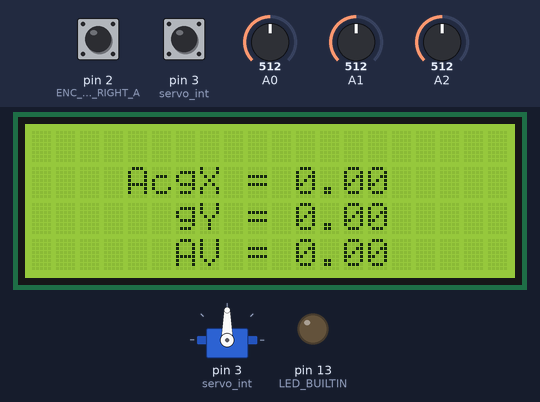
The sketch below on a simulated Arduino Uno, built with avr-gcc and run on an emulated ATmega328P. Shown: servo, 20×4 character LCD, output pins drawn as LEDs (lit = HIGH). The test bench sets the inputs (shaded band); at power-on: A0 = 512, A1 = 512, pin 2 (ENC_IN_RIGHT_A) HIGH, pin 3 (servo_int) HIGH, A2 = 512. What the sketch prints to the serial monitor is not drawn.

Above: at 3.2 s.
3.3 s: A0 set to 804
At 3.7 s:
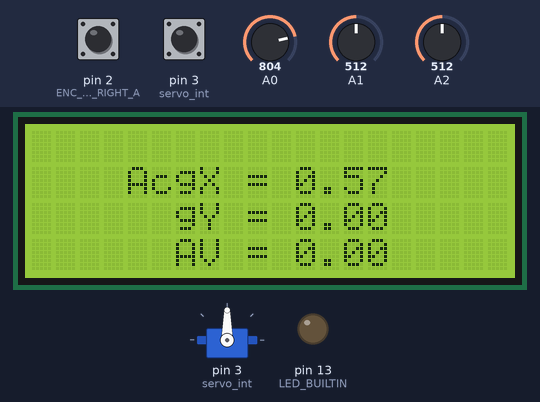
4.8 s: A0 set to 834
At 6.0 s:
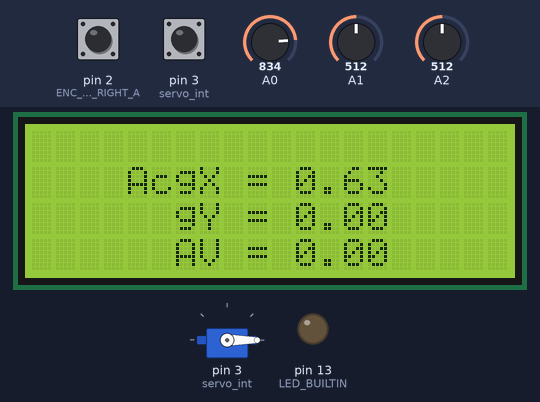
6.3 s: A1 set to 716
At 7.1 s:
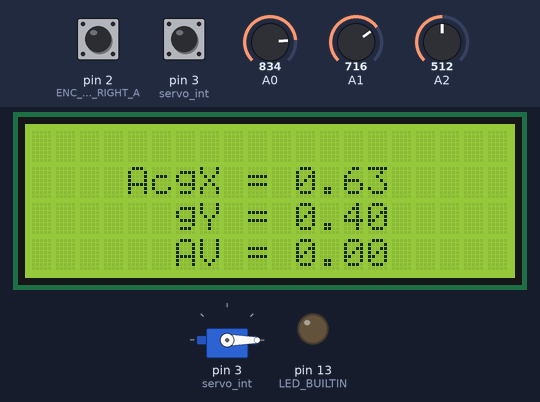
7.8 s: A1 set to 900
At 8.3 s:
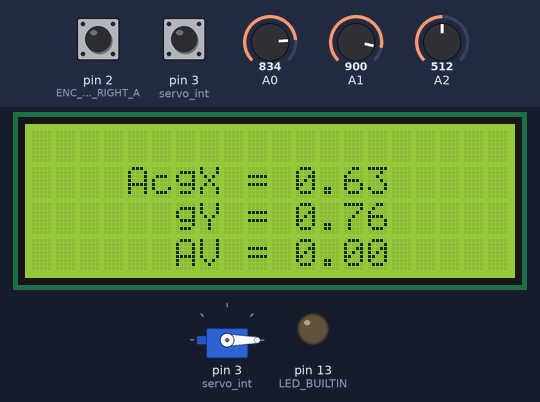
9.3 s: A0 set to 900
At 10.5 s:
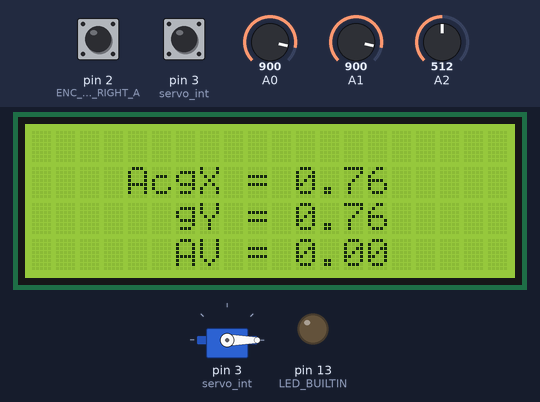
10.8 s: A1 set to 1023
At 11.8 s:
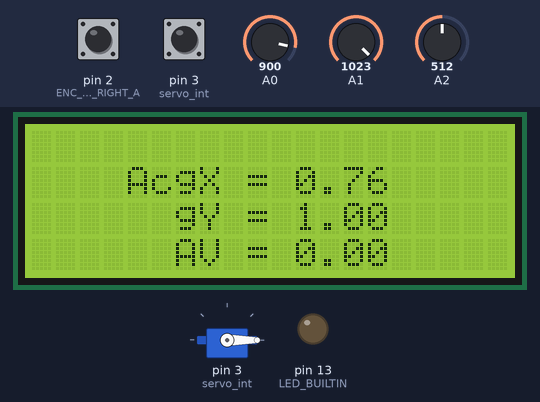
Timing chart, 0 to 13.3 s (numbered marks = the images above; inputs shaded):
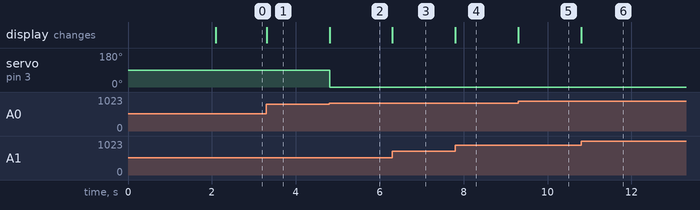

The sketch:

final.ino
```cpp
// servo acts as actuator
// mpu 6050 for roll and deaccleration sensor
// encoder for speed of webbing detection
// extra led for tp and testing

// Deacc code init
double kp = 2;
double ki = 5;
double kd = 1000;

unsigned long currentTime, previousTime;
double elapsedTime;
double error;
double lastError;
double input, output, setPoint;
double cumError, rateError;


// servo
#include<Servo.h>

Servo myservo; // create servo object to control a servo
volatile int pos; //position of servo
#define servo_int 3

// display
#include <LiquidCrystal.h>
double x, y, z, dr;
LiquidCrystal lcd(8, 12, 9, 5, 6, 7);


// stepper
#include<Stepper.h>
const int spr = 200;
//Stepper steper(spr, 8, 9, 10, 11);

// encoder code initilzation
//these pins can not be changed 2/3 are special pins
//int encoderPin1 = 8;
//int encoderPin2 = 9;

//volatile int lastEncoded = 0;
//volatile long encoderValue = 0;

//long lastencoderValue = 0;

//int lastMSB = 0;
//int lastLSB = 0;

//encoder
#define ENC_COUNT_REV 620

// Encoder output to Arduino Interrupt pin. Tracks the pulse count.
#define ENC_IN_RIGHT_A 2

// Other encoder output to Arduino to keep track of wheel direction
// Tracks the direction of rotation.
#define ENC_IN_RIGHT_B 4

// True = Forward; False = Reverse
boolean Direction_right = true;

// Keep track of the number of right wheel pulses
volatile long right_wheel_pulse_count = 0;

// One-second interval for measurements
int interval = 1000;

// Counters for milliseconds during interval
long previousMillis = 0;
long currentMillis = 0;

// Variable for RPM measuerment
float rpm_right = 0;

// Variable for angular velocity measurement
float ang_velocity_right = 0;
float ang_velocity_right_deg = 0;

const float rpm_to_radians = 0.10471975512;
const float rad_to_deg = 57.29578;

void setup() {
  //servo
  myservo.attach(3); // attaches the servo on pin 9 to the servo object
  attachInterrupt(digitalPinToInterrupt(servo_int), adjustment, RISING); //creating interrupt on rising edge, pin 2


  //encoder
  pinMode(ENC_IN_RIGHT_A , INPUT_PULLUP);
  pinMode(ENC_IN_RIGHT_B , INPUT);
  attachInterrupt(digitalPinToInterrupt(ENC_IN_RIGHT_A), right_wheel_pulse, RISING);


  //dispaly
  lcd.begin(20, 4);
  lcd.setCursor(4, 1);
  lcd.print("AccVal");
  delay(2000);

  // put your setup code here, to run once:
  Serial.begin(9600);
  //Serial.println(encoderValue);
  //  steper.setSpeed(60);

  //LED
  pinMode(LED_BUILTIN, OUTPUT);


  //servo intrupt
  setPoint = 0;
}

void loop() {
  // put your main code here, to run repeatedly:
  x = ((analogRead(A0) * 2.0) / 1024.0) - 1;
  y = ((analogRead(A1) * 2.0) / 1024.0) - 1;
  z = ((analogRead(A2) * 2.0) / 1024.0) - 1;

  dr = Deacc_Rate(x);

  if (x > 0.6)
  {
    digitalWrite(servo_int, HIGH);
  }

  lcd.setCursor(6, 1);
  lcd.print("gX = ");
  lcd.print(x);
  lcd.setCursor(6, 2);
  lcd.print("gY = ");
  lcd.print(y);

  currentMillis = millis();

  // If one second has passed, print the number of pulses
  if (currentMillis - previousMillis > interval) {

    previousMillis = currentMillis;

    // Calculate revolutions per minute
    rpm_right = (float)(right_wheel_pulse_count * 60 / ENC_COUNT_REV);
    ang_velocity_right = rpm_right * rpm_to_radians;
    ang_velocity_right_deg = ang_velocity_right * rad_to_deg;

    Serial.print(" Pulses: ");
    Serial.println(right_wheel_pulse_count);
    Serial.print(" Speed: ");
    Serial.print(rpm_right);
    Serial.println(" RPM");
    Serial.print(" Angular Velocity: ");
    Serial.print(rpm_right);
    Serial.print(" rad per second");
    Serial.print("\t");
    Serial.print(ang_velocity_right_deg);
    Serial.println(" deg per second");
    Serial.println();
    if (right_wheel_pulse_count < -20)
    {
      digitalWrite(servo_int, HIGH);
    }
    lcd.setCursor(6, 3);
    lcd.print("AV = ");
    lcd.print(rpm_right);
    right_wheel_pulse_count = 0;


  }
}

double Deacc_Rate(double inp) {
  currentTime = millis();                //get current time
  elapsedTime = (double)(currentTime - previousTime);        //compute time elapsed from previous computation

  error = setPoint - inp;                                // determine error
  cumError += error * elapsedTime;                // compute integral
  rateError = (error - lastError) / elapsedTime; // compute derivative

  double out = kp * error + ki * cumError + kd * rateError;          //PID output

  lastError = error;                                //remember current error
  previousTime = currentTime;                        //remember current time

  return rateError;                                        //have function return the PID output
}

void right_wheel_pulse() {

  // Read the value for the encoder for the right wheel
  int val = digitalRead(ENC_IN_RIGHT_B);

  if (val == LOW) {
    Direction_right = false; // Reverse
  }
  else {
    Direction_right = true; // Forward
  }

  if (Direction_right) {
    right_wheel_pulse_count++;
  }
  else {
    right_wheel_pulse_count--;
  }
}


void adjustment()
{
  pos = 0;
  myservo.write(pos);
}
```

Measured:
- the behaviour switches between 819 and 820 on A0 (found by bisection; images 1 and 2)
- after the input at 3.3 s, the display: changes at once (image 1)
- after the input at 4.8 s, servo on pin 3 (servo_int): 90° → 0° at once; the display: changes at once (image 2)
- after the input at 6.3 s, the display: changes at once (image 3)
- after the input at 7.8 s, the display: changes at once (image 4)
- after the input at 9.3 s, the display: changes at once (image 5)
- after the input at 10.8 s, the display: changes at once (image 6)
